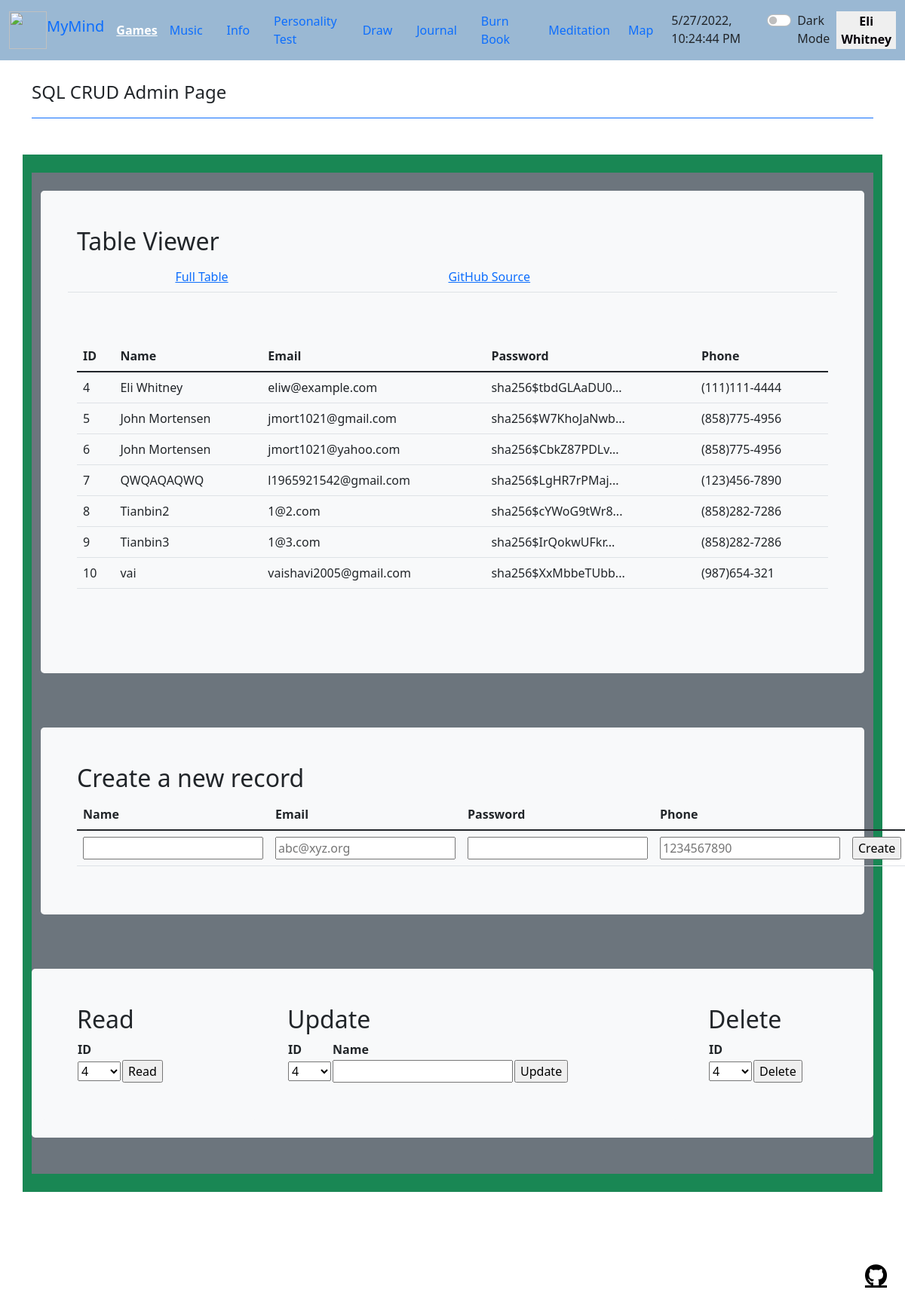
The app's page /crud/ (signed in) with its own data.
### cruddy/model.py (models this page shows, shortened)
class Users(UserMixin, db.Model):
    __tablename__ = 'users'
    userID = db.Column(db.Integer, primary_key=True)
    name = db.Column(db.String(255), unique=False, nullable=False)
    email = db.Column(db.String(255), unique=True, nullable=False)
    password = db.Column(db.String(255), unique=False, nullable=False)
    phone = db.Column(db.String(255), unique=False, nullable=False)
    notes = db.relationship("Notes", cascade='all, delete', backref='users', lazy=True)
    def read(self):
        return {
            "userID": self.userID,
            "name": self.name,
            "email": self.email,
            "password": self.password,
            "phone": self.phone,
            "query": "by_alc"  # This is for fun, a little watermark
        }
    def delete(self):
        db.session.delete(self)
        db.session.commit()
        return None

### cruddy/app_crud.py (the view)
@app_crud.route('/')
@login_required  # Flask-Login uses this decorator to restrict acess to logged in users
def crud():
    return render_template("crud.html", table=users_all())

### cruddy/login.py (called while the page is built)
@login_manager.user_loader
def user_loader(user_id):
    if user_id is not None:
        return Users.query.get(user_id)
    return None

### cruddy/query.py (called while the page is built)
def users_all():
    table = Users.query.all()
    json_ready = [peep.read() for peep in table]
    return json_ready

### cruddy/templates/cruddy/crud.html (shortened to what this page needs)
<!DOCTYPE html>
{% extends "layout.html" %}
{% block content %}
<div class="container py-4">
    <header class="pb-3 mb-4 border-bottom border-primary text-dark">
        <span class="fs-4">SQL CRUD Admin Page</span>
    </header>
</div>
<div class="container py-4 text-light bg-success">
    <div class="container bg-secondary py-4">
        <div class="p-5 mb-4 bg-light text-dark rounded-3">
            <h2>Table Viewer</h2>
            <div class="row align-items-md-stretch">
                <table class="table">
                    <tbody>
                    <tr>
                        <td></td>
                        <td></td>
                        <td><a href={{url_for('crud.crud')}}>Full Table </a></td>
                        <td><a href="https://github.com/nighthawkcoders/nighthawk_csp/tree/master/crud">GitHub Source</a></td>
                    </tr>
                    </tbody>
                </table>
            </div>
            <div class="row align-items-md-stretch">
                <div class="container-fluid py-5">
                    <table class="table">
                        <thead>
                        <tr>
                            <th>ID</th>
                            <th>Name</th>
                            <th>Email</th>
                            <th>Password</th>
                            <th>Phone</th>
                        </tr>
                        </thead>
                        <tbody>
                        {% for row in table %}
                        {% set pn = "" ~ row['phone'] %}
                        {% set pnf = "(" ~ pn[0:3] ~ ")" ~ pn[3:6] ~ "-" ~ pn[6:10] %}
                        <tr>
                            <td>{{ row['userID'] }}</td>
                            <td>{{ row['name'] }}</td>
                            <td>{{ row['email'] }}</td>
                            <td>{{ row['password'] | truncate(20) }}</td>
                            <td>{{ pnf }}</td>
                        </tr>
                        {% endfor %}
                        </tbody>
                    </table>
                </div>
            </div>
        </div>
    </div>
    <div class="container bg-secondary py-4">
        <div class="p-5 mb-4 bg-light text-dark rounded-3">
            <h2>Create a new record</h2>
            <form method="POST" ID="create" action={{url_for('crud.create')}} >
                <table class="table">
                    <thead>
                    <tr>
                        <th><label for="name">Name</label></th>
                        <th><label for="email">Email</label></th>
                        <th><label for="password">Password</label></th>
                        <th><label for="phone">Phone</label></th>
                    </tr>
                    </thead>
                    <tbody>
                    <tr>
                        <td><input type="text" name="name" id="name" required></td>
                        <td><input type="email" name="email" id="email" placeholder="abc@xyz.org" required></td>
                        <td><input type="password" name="password" id="password" required></td>
                        <td><input type="tel" name="phone" id="phone" pattern="[0-9]{10}" placeholder="1234567890" required></td>
                        <td><input type="submit" value="Create"></td>
                    </tr>
                    </tbody>
                </table>
            </form>
        </div>
    </div>
    <div class="container bg-secondary py-4">
        <div class="row mb-4 bg-light text-dark rounded-3">
            <div class="col-md-3">
                <div class="p-5 mb-4 bg-light text-dark rounded-3">
                    <h2>Read</h2>
                    <form method="POST" ID="read" action={{url_for('crud.read')}} >
                        <table id="read_table">
                            <tr><th><label for="read_userid">ID</label></th></tr>
                            <tr>
                                <td>
                                    <select name="userid" id="read_userid">
                                        <optgroup label="userid">
                                            {% for row in table %}
                                            <option label="{{ row['userID'] }}">{{ row['userID'] }}</option>
                                            {% endfor %}
                                        </optgroup>
                                    </select>
                                </td>
                                <td>
                                    <input type="submit" value="Read">
                                </td>
                            </tr>
                        </table>
                    </form>
                </div>
            </div>
            <div class="col-md-6">
                <div class="p-5 mb-4 bg-light text-dark rounded-3">
                    <h2>Update</h2>
                    <form method="POST" ID="update" action={{url_for('crud.update')}} >
                        <table id="update_table">
                            <tr>
                                <th><label for="update_userid">ID</label></th>
                                <th><label for="update_name">Name</label></th>
                            </tr>
                            <tr>
                                <td>
                                    <select name="userid" id="update_userid">
                                        <optgroup label="userid">
                                            {% for row in table %}
                                            <option label="{{ row['userID'] }}">{{ row['userID'] }}</option>
                                            {% endfor %}
                                        </optgroup>
                                    </select>
                                </td>
                                <td><input type="text" name="name" id="update_name" required></td>
                                <td><input type="submit" value="Update"></td>
                            </tr>
                        </table>
                    </form>
                </div>
            </div>
            <div class="col-md-3">
                <div class="p-5 mb-4 bg-light text-dark rounded-3">
                    <h2>Delete</h2>
                    <form method="POST" ID="delete" action={{url_for('crud.delete')}} >
                        <table id="delete_table">
                            <tr><th><label for="delete_userid">ID</label></th></tr>
                            <tr>
                                <td>
                                    <select name="userid" id="delete_userid">
                                        <optgroup label="userid">
                                            {% for row in table %}
                                            <option label="{{ row['userID'] }}">{{ row['userID'] }}</option>
                                            {% endfor %}
                                        </optgroup>
                                    </select>
                                </td>
                                <td><input type="submit" value="Delete"></td>
                            </tr>
                        </table>
                    </form>
                </div>
            </div>
        </div>
    </div>
</div>
{% endblock %}

### templates/fragments/navbar.html (shortened to what this page needs)
<nav class="navbar navbar-expand-lg text-navbar-dark-color bg-navbar-light-color">
    <div class="container-fluid">
        <div class="btn-group">
            <img src="{{ url_for('static', filename='assets/vintage-illustration-of-a-brain.jpg') }}" width="50" height="50" class="d-inline-block align-center" alt="">
            <a class="navbar-brand" href="{{ url_for('index') }}">MyMind</a>
        </div>
        <div class="dropdown-menu1">
                <a class="menu-btn1">Games</a>
        </div>
        <a class="nav-link" href="{{ url_for('music') }}">Music</a>
        <a class="nav-link" href="{{ url_for('api') }}">Info</a>
        <a class="nav-link" href="{{ url_for('quiz') }}">Personality Test</a>
        {% if current_user.is_authenticated %}
            <a class="nav-link" href="{{ url_for('art.art') }}">Draw</a>
        {% else %}
            <a class="nav-link" href="{{ url_for('main_login') }}">Draw</a>
        {% endif %}
        <a class="nav-link" href="{{ url_for('notes.notes') }}">Journal</a>
        <a class="nav-link" href="{{ url_for('burnbook') }}">Burn Book</a>
        <a class="nav-link" href="{{ url_for('meditate') }}">Meditation</a>
        <div class="collapse navbar-collapse" id="navbarNavAltMarkup">
            <div class="navbar-nav">
                {% if current_user.is_authenticated %}
                <a class="nav-link" href="{{ url_for('gmap') }}">Map</a>
                {% else %}
                <a class="nav-link" href="{{ url_for('main_login') }}">Map</a>
                {% endif %}
            </div>
        </div>
        <div class="btn-group">
            <div class="px-3 text-navbar-dark-color">
                <span id="clock"></span>
            </div>
            <div class="form-check form-switch">
                <input type="checkbox" onclick="darkFunction()" class="form-check-input" id="darkSwitch">
                <label class="custom-control-label" for="darkSwitch">Dark Mode</label>
            </div>
            {% if current_user.is_authenticated %}
            <div class="dropdown-menuex">
                <button class="menu-btn">{{current_user.name}} </button>
            </div>
            {% else %}
            <a class="nav-link" href="{{ url_for('main_login') }}" ><button class="btn btn-danger">Login</button></a>
            {% endif %}
        </div>
    </div>
</nav>

### templates/fragments/navbar.html (style rules this page uses)
.menu-btn { color: #040008; font-weight: bolder; border: none; }
.menu-btn1 { color: #FFFFFF; font-weight: bolder; border: none; }
.dropdown-menuex { position: relative; display: inline-block; }
.dropdown-menu1 { position: relative; }

### records on screen
Users: name "Eli Whitney", userID "4", email "eliw@example.com", password "sha256$tbdGLAaDU0...", pnf "(111)111-4444"
Users: userID "5", name "John Mortensen", email "jmort1021@gmail.com", password "sha256$W7KhoJaNwb...", pnf "(858)775-4956"
Users: userID "6", name "John Mortensen", email "jmort1021@yahoo.com", password "sha256$CbkZ87PDLv...", pnf "(858)775-4956"
Users: userID "7", name "QWQAQAQWQ", email "l1965921542@gmail.com", password "sha256$LgHR7rPMaj...", pnf "(123)456-7890"
Users: userID "8", name "Tianbin2", email "1@2.com", password "sha256$cYWoG9tWr8...", pnf "(858)282-7286"
Users: userID "9", name "Tianbin3", email "1@3.com", password "sha256$IrQokwUFkr...", pnf "(858)282-7286"
Users: userID "10", name "vai", email "vaishavi2005@gmail.com", password "sha256$XxMbbeTUbb...", pnf "(987)654-321"

### other values on screen
form field userid "4"
